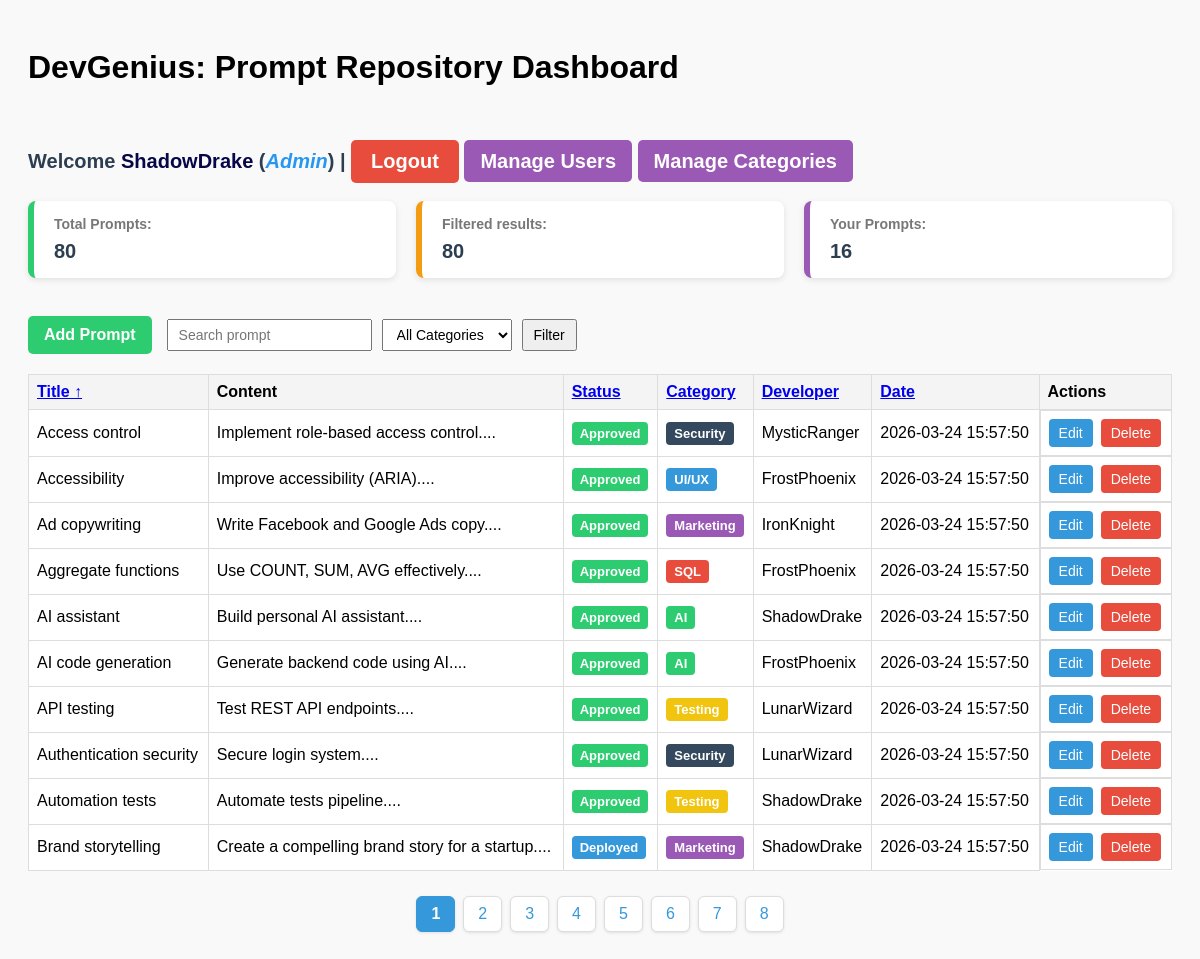
/index.php (signed in), run on an earlier commit of the app's database.
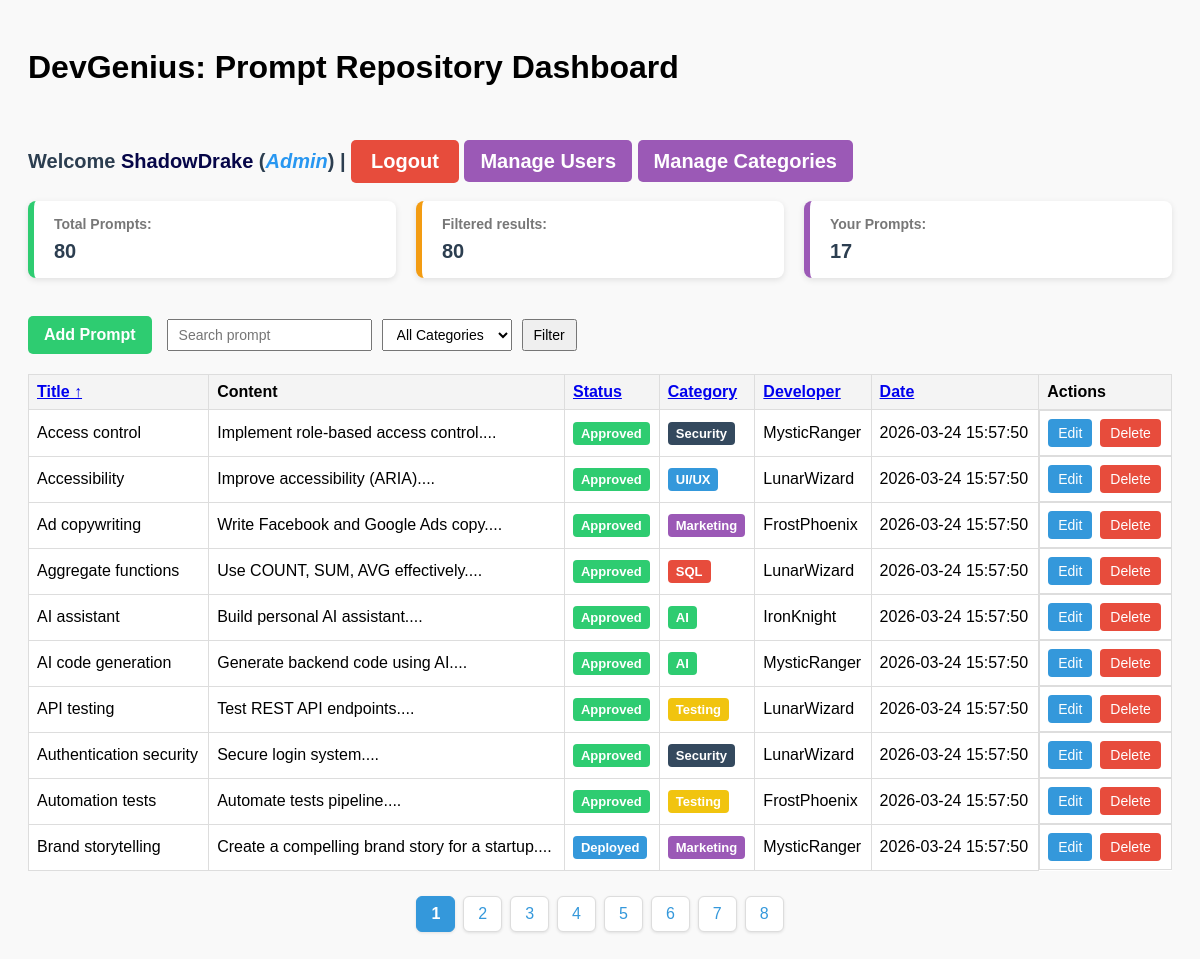
And on a later commit of the database.
### tables this page shows
CREATE TABLE IF NOT EXISTS prompts (
    id INT AUTO_INCREMENT PRIMARY KEY,
    title VARCHAR(255) NOT NULL,
    content TEXT NOT NULL,
    user_id INT,
    category_id INT,
    created_at TIMESTAMP DEFAULT CURRENT_TIMESTAMP,
    status ENUM('Approved','Rejected','Deployed') DEFAULT 'Approved',
    FOREIGN KEY (user_id) REFERENCES users(id) ON DELETE CASCADE,
    FOREIGN KEY (category_id) REFERENCES categories(id) ON DELETE CASCADE
);

CREATE TABLE IF NOT EXISTS categories (
id INT AUTO_INCREMENT PRIMARY KEY,
name VARCHAR(100) NOT NULL,
created_at TIMESTAMP DEFAULT CURRENT_TIMESTAMP
);

CREATE TABLE IF NOT EXISTS users (
id INT AUTO_INCREMENT PRIMARY KEY,
username VARCHAR(100) NOT NULL,
email VARCHAR(100) NOT NULL,
password VARCHAR(200) NOT NULL,
his_role ENUM('Admin','developper') DEFAULT 'developper',
created_at TIMESTAMP DEFAULT CURRENT_TIMESTAMP
);

### auth/role.php (called while the page is built, shortened)
<?php
function isAdmin() {
    return $_SESSION['role'] === 'Admin';
}
function canEditPrompts($ownerId = null){
    if(isAdmin()) return true;
    return false;
}
function canCreatePrompt(){
    return isAdmin() || isDeveloper();
}
function canManageUsers() {
    return isAdmin();
}
?>

### index.php (the view, shortened to what this page needs)
<?php
require 'auth/db.php';
require 'auth/role.php';
$search   = $_GET['search'] ?? '';
$category = $_GET['category'] ?? '';
$sort     = $_GET['sort'] ?? 'title';
$order    = $_GET['order'] ?? 'ASC';
$page     = $_GET['page'] ?? 1;
$order = ($order === 'DESC') ? 'DESC' : 'ASC';
$limit  = 10;
$page   = max(1,(int)$page);
$offset = ($page - 1) * $limit;
$sql = "SELECT prompts.*,
               categories.name AS category_name,
               users.username AS developer
        FROM prompts
        INNER JOIN categories ON prompts.category_id = categories.id
        INNER JOIN users ON prompts.user_id = users.id
        WHERE 1";
$sql .= " ORDER BY $sort $order
          LIMIT :limit OFFSET :offset";
$stmt = $pdo->prepare($sql);
$stmt->bindValue(':limit', $limit, PDO::PARAM_INT);
$stmt->bindValue(':offset', $offset, PDO::PARAM_INT);
$stmt->execute();
$prompts = $stmt->fetchAll(PDO::FETCH_ASSOC);
$totalStmt = $pdo->query("SELECT COUNT(*) FROM prompts");
$totalPrompts = $totalStmt->fetchColumn();
$filteredSql = "SELECT COUNT(*) FROM prompts WHERE 1";
$filteredParams = [];
$filteredStmt = $pdo->prepare($filteredSql);
$filteredStmt->execute($filteredParams);
$filteredPrompts = $filteredStmt->fetchColumn();
$userStmt = $pdo->prepare("SELECT COUNT(*) FROM prompts WHERE user_id = ?");
$userStmt->execute([$_SESSION['user_id']]);
$userPrompts = $userStmt->fetchColumn();
$totalPages = ceil($filteredPrompts / $limit);
$queryBase = http_build_query([
    'search' => $search,
    'category' => $category,
    'page' => $page
]);
function sortLink($column, $label, $sort, $order, $queryBase) {
    $newOrder = ($column === $sort && $order === 'ASC') ? 'DESC' : 'ASC';
    $arrow = '';
    if ($column === $sort) {
        $arrow = $order === 'ASC' ? ' ↑' : ' ↓';
    }
    return "<a href='?$queryBase&sort=$column&order=$newOrder'>$label$arrow</a>";
}
?>
<!DOCTYPE html>
<html>
<head>
    <link rel="stylesheet" href="assets/css/style.css">
    <link rel="stylesheet" href="assets/css/style.php">
</head>
<body>
<h1>DevGenius: Prompt Repository Dashboard</h1>
<br><br>
<div class="p-welcome">
    Welcome <span class="username"><?php echo htmlspecialchars($_SESSION['username']); ?></span> (<span class="role"><?php echo htmlspecialchars($_SESSION['role']); ?></span>) |
    <a href="logout.php" class="logout-btn">Logout</a>
    <?php if(canManageUsers()): ?>
    <a href="admin/users.php" class="btn-manage">Manage Users</a>
    <a href="admin/categories.php" class="btn-manage">Manage Categories</a>
    <?php endif; ?>
</div>
<br>
<div class="summary-container">
    <div class="summary-item">
        <h4>Total Prompts:</h4>
        <p><?= htmlspecialchars($totalPrompts) ?></p>
    </div>
    <div class="summary-item">
        <h4>Filtered results:</h4>
        <p><?= htmlspecialchars($filteredPrompts ?? 0) ?></p>
    </div>
    <div class="summary-item">
        <h4>Your Prompts:</h4>
        <p><?= htmlspecialchars($userPrompts ?? 0) ?></p>
    </div>
</div>
<br>
<div class="toolbar">
    <?php if(canCreatePrompt()): ?>
    <a href="devgest/add_prompt.php" class="btn-add">Add Prompt</a>
    <?php endif; ?>
    <form method="GET" class="filter-form">
        <input name="search" placeholder="Search prompt" value="<?= htmlspecialchars($search) ?>">
        <select name="category">
            <option value="">All Categories</option>
        </select>
        <button type="submit">Filter</button>
    </form>
</div>
<table>
    <tr>
        <th><?= sortLink('title','Title',$sort,$order,$queryBase) ?></th>
        <th>Content</th>
        <th><?= sortLink('status','Status',$sort,$order,$queryBase) ?></th>
        <th><?= sortLink('category_name','Category',$sort,$order,$queryBase) ?></th>
        <th><?= sortLink('developer','Developer',$sort,$order,$queryBase) ?></th>
        <th><?= sortLink('created_at','Date',$sort,$order,$queryBase) ?></th>
        <th>Actions</th>
    </tr>
    <?php foreach ($prompts as $p):
    $statusClass = strtolower(str_replace(' ','-',$p['status']));
    ?>
    <tr>
    <td><?= htmlspecialchars($p['title']) ?></td>
    <td><?= htmlspecialchars(substr($p['content'],0,80)) ?>...</td>
    <td>
    <span class="status-badge status-<?= $statusClass ?>">
    <?= $p['status'] ?>
    </span>
    </td>
    <td>
    <span class="status-badge category-badge-<?= $p['category_id'] ?>">
    <?= htmlspecialchars($p['category_name']) ?>
    </span>
    </td>
    <td><?= htmlspecialchars($p['developer']) ?></td>
    <td><?= $p['created_at'] ?></td>
    <td class="actions">
    <?php if(canEditPrompts($p['user_id'])): ?>
    <a href="devgest/update_prompt.php?id=<?= $p['id'] ?>" class="btn-edit">Edit</a>
    <a href="devgest/delete_prompt.php?id=<?= $p['id'] ?>" class="btn-delete" onclick="return confirm('Delete this prompt?')">Delete</a>
    <?php endif; ?>
    </td>
    </tr>
    <?php endforeach; ?>
</table>
<div class="pagination">
<?php for ($i=1;$i<=$totalPages;$i++): ?>
<a href="?search=<?= $search ?>&category=<?= $category ?>&sort=<?= $_GET['sort'] ?? 'title' ?>&order=<?= $order ?>&page=<?= $i ?>"
<?= ($i==$page)?'class="active"':'' ?>>
<?= $i ?>
</a>
<?php endfor; ?>
</div>
</body>
</html>

### Assets/css/style.css (style rules this page uses)
body { font-family: Arial, sans-serif; padding: 20px; background: #f9f9f9; }
h1 { margin-bottom: 10px; }
.p-welcome { margin: 8px 0 0; font-size: 20px; font-weight: bold; color: #2c3e50; }
.p-welcome .username { color: rgb(6, 6, 72); font-weight: bold; }
.p-welcome .role { color: rgb(40, 151, 241); font-style: italic; }
.toolbar { display: flex; flex-wrap: wrap; align-items: center; gap: 15px; margin-bottom: 20px; }
.filter-form { display: flex; gap: 10px; flex-wrap: wrap; }
.filter-form input, .filter-form select, .filter-form button { padding: 6px 10px; font-size: 14px; }
.btn-add { background: #2ecc71; color: white; padding: 10px 16px; text-decoration: none; border-radius: 5px; font-weight: bold; }
table { width: 100%; border-collapse: collapse; margin-top: 10px; background: white; }
table th, table td { border: 1px solid #ddd; padding: 8px; text-align: left; }
table th { background: #f4f4f4; cursor: pointer; }
.actions { display: flex; gap: 8px; }
.btn-edit { background: #3498db; color: white; padding: 6px 10px; text-decoration: none; border-radius: 4px; font-size: 14px; }
.btn-delete { background: #e74c3c; color: white; padding: 6px 10px; text-decoration: none; border-radius: 4px; font-size: 14px; }
.status-badge { padding: 4px 8px; border-radius: 4px; color: white; font-weight: bold; font-size: 13px; display: inline-block; }
.status-approved { background: #2ecc71; }
.status-deployed { background: #3498db; }
.pagination { display: flex; justify-content: center; margin-top: 25px; gap: 8px; }
.pagination a { padding: 8px 14px; text-decoration: none; color: #3498db; background: white; border: 1px solid #ddd; border-radius: 6px; font-weight: 500; transition: all 0.2s ease; box-shadow: 0 1px 3px rgba(0,0,0,0.1); }
.pagination a.active { background: #3498db; color: white; border-color: #3498db; font-weight: bold; }
.logout-btn { display: inline-block; padding: 10px 20px; background-color: #e74c3c; color: white; text-decoration: none; border-radius: 5px; font-weight: bold; }
.btn-manage { background:#9b59b6; color:white; padding:10px 16px; text-decoration:none; border-radius:5px; font-weight:bold; }
.summary-container { display: flex; gap: 20px; margin-bottom: 20px; flex-wrap: wrap; }
.summary-item { flex: 1; min-width: 200px; background: white; padding: 15px 20px; border-radius: 8px; border-left: 6px solid #3498db; box-shadow: 0 2px 6px rgba(0,0,0,0.1); }
.summary-item h4 { margin: 0; font-size: 14px; color: #777; }
.summary-item p { margin: 8px 0 0; font-size: 20px; font-weight: bold; color: #2c3e50; }
.summary-item:nth-child(1) { border-left-color: #2ecc71; }
.summary-item:nth-child(2) { border-left-color: #f39c12; }
.summary-item:nth-child(3) { border-left-color: #9b59b6; }

What changed in the data, as far as the page shows it:
changed prompts "Accessibility": user.username "FrostPhoenix" → "LunarWizard"
changed prompts "Ad copywriting": user.username "IronKnight" → "FrostPhoenix"
changed prompts "Aggregate functions": user.username "FrostPhoenix" → "LunarWizard"
changed prompts "AI assistant": user.username "ShadowDrake" → "IronKnight"
changed prompts "AI code generation": user.username "FrostPhoenix" → "MysticRanger"
changed prompts "Automation tests": user.username "ShadowDrake" → "FrostPhoenix"
changed prompts "Brand storytelling": user.username "ShadowDrake" → "MysticRanger"
Also different on the page:
$userPrompts: "16" → "17"
